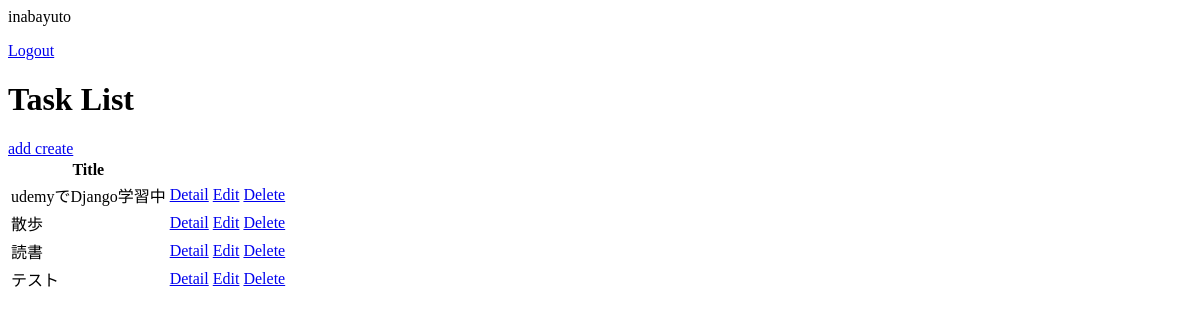
The app's page / (signed in), older data.
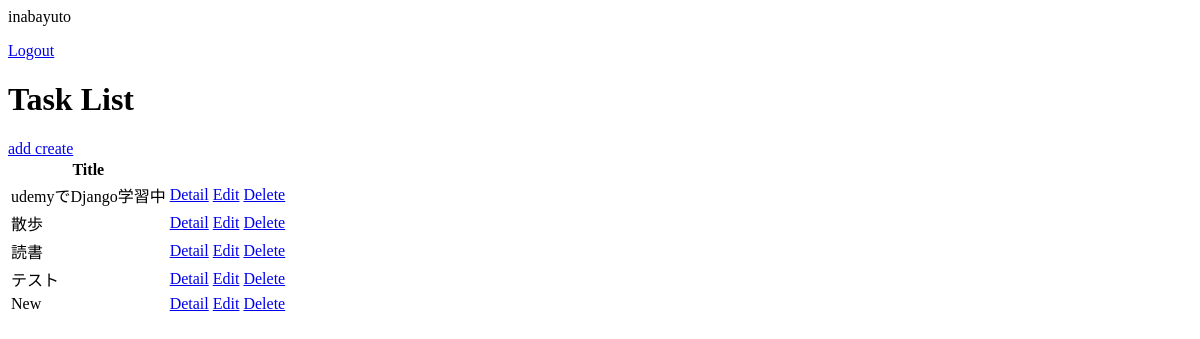
The same page, newer data.
### todoapp/models.py (models this page shows, shortened)
class Task(models.Model):
    user = models.ForeignKey(User, on_delete=models.CASCADE, null=True, blank=True) # ユーザー
    title = models.CharField(max_length=200) # タイトル
    description = models.TextField() # 説明
    completed = models.BooleanField(default=False) # 完了フラグ
    created_at = models.DateTimeField(auto_now_add=True) # 作成日時
    updated_at = models.DateTimeField(auto_now=True) # 更新日時
    class Meta:
        ordering = ['completed'] # 完了フラグで並び替えß

### todoapp/views.py (the view)
# urls.py: path('', views.TaskList.as_view(), name='tasks'),
class TaskList(LoginRequiredMixin, ListView):
    model = Task
    context_object_name = 'tasks'
    redirect_field_name = "login"
    def get_context_data(self, **kwargs):
        context = super().get_context_data(**kwargs)
        context["tasks"] = context["tasks"].filter(user=self.request.user)
        return context

### todoapp/templates/todoapp/task_list.html
{% if request.user.is_authenticated %}
<p>{{request.user}}</p>
<a href="{% url 'logout'%}">Logout</a>
{% else %}
<a href="{% url 'login' %}">login</a>
{% endif %}
<h1>Task List</h1>
<a href="{% url 'create-task'%}">add create</a>
<table>
    <tr>
        <th>Title</th>
    </tr>
    {% for task in tasks %}
        <tr>
            <td>{{ task.title }}</td>
            <td><a href="{% url 'task' task.id %}">Detail</a></td>
            <td><a href="{% url 'edit-task' task.id %}">Edit</a></td>
            <td><a href="{% url 'delete-task' task.id %}">Delete</a></td>
        </tr>
    {% endfor %}
</table>

Row changes from the older to the newer data that the page shows:
added Task: title "New"
